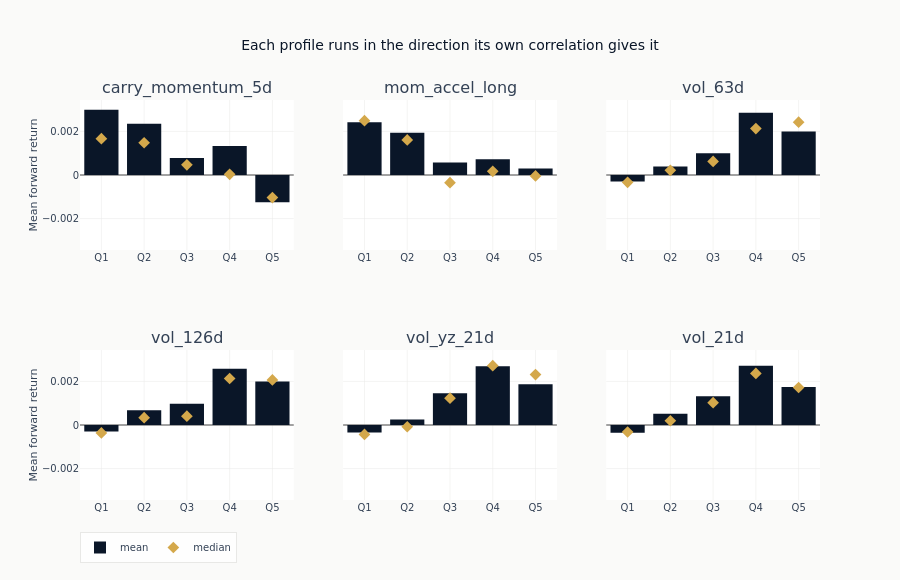

Notebook source saved alongside this figure:
### Code cell
if quantile_spreads:
    n_show = min(SHAPE_SHOWN, len(quantile_spreads))
    feats_to_show = list(quantile_spreads.keys())[:n_show]
    n_rows_fig = (n_show + 2) // 3
    fig = make_subplots(rows=n_rows_fig, cols=3, subplot_titles=feats_to_show, shared_yaxes=True)
    for idx, feat in enumerate(feats_to_show):
        r, c = divmod(idx, 3)
        fig.add_trace(
            go.Bar(
                x=QUANTILE_LABELS,
                y=quantile_spreads[feat]["q_means"],
                marker_color=COLORS["blue"],
                name="mean",
                legendgroup="mean",
                showlegend=idx == 0,
            ),
            row=r + 1,
            col=c + 1,
        )
        fig.add_trace(
            go.Scatter(
                x=QUANTILE_LABELS,
                y=quantile_spreads[feat]["q_medians"],
                mode="markers",
                marker=dict(color=COLORS["amber"], size=9, symbol="diamond"),
                name="median",
                legendgroup="median",
                showlegend=idx == 0,
            ),
            row=r + 1,
            col=c + 1,
        )
    # One y range across the panels: the point of the panels side by side is that their
    # heights are comparable, which independent auto-scaling would destroy.
    span = max(
        abs(value)
        for feat in feats_to_show
        for key in ("q_means", "q_medians")
        for value in quantile_spreads[feat][key]
    )
    fig.update_yaxes(range=[-1.15 * span, 1.15 * span])
    fig.update_yaxes(title_text="Mean forward return", col=1)
    fig.update_layout(
        template="ml4t",
        height=260 * n_rows_fig + 60,
        width=900,
        title_text="Each profile runs in the direction its own correlation gives it",
        legend=dict(orientation="h", y=-0.08),
    )
    show_plotly_with_alt(
        fig,
        "A grid of small bar charts, one per feature, each showing mean forward return across "
        "the five quintiles of that feature from Q1 to Q5, with a diamond marking the median "
        "beside every bar. All panels share one vertical scale. The volatility features step "
        "upward from Q1 to Q5 and the carry-momentum features step downward, each matching the "
        "sign of its own rank correlation, and the medians track the means. The profiles are "
        "close to monotonic rather than driven by one extreme quintile.",
    )

### Figure 1 — Plotly figure (JSON) as saved in the notebook; plotly's stock layout.template omitted (floating-point values rounded to 4 significant figures)
{"data": [{"legendgroup": "mean", "marker": {"color": "#0a1628"}, "name": "mean", "showlegend": true, "type": "bar", "x": ["Q1", "Q2", "Q3", "Q4", "Q5"], "xaxis": "x", "y": [0.002992, 0.00235, 0.0007819, 0.001327, -0.001255], "yaxis": "y"}, {"legendgroup": "median", "marker": {"color": "#D4A84B", "size": 9, "symbol": "diamond"}, "mode": "markers", "name": "median", "showlegend": true, "type": "scatter", "x": ["Q1", "Q2", "Q3", "Q4", "Q5"], "xaxis": "x", "y": [0.001666, 0.001479, 0.0004653, 3.232e-05, -0.001036], "yaxis": "y"}, {"legendgroup": "mean", "marker": {"color": "#0a1628"}, "name": "mean", "showlegend": false, "type": "bar", "x": ["Q1", "Q2", "Q3", "Q4", "Q5"], "xaxis": "x2", "y": [0.002416, 0.001942, 0.0005718, 0.0007251, 0.0003], "yaxis": "y2"}, {"legendgroup": "median", "marker": {"color": "#D4A84B", "size": 9, "symbol": "diamond"}, "mode": "markers", "name": "median", "showlegend": false, "type": "scatter", "x": ["Q1", "Q2", "Q3", "Q4", "Q5"], "xaxis": "x2", "y": [0.00249, 0.00161, -0.0003525, 0.0001691, -4.311e-05], "yaxis": "y2"}, {"legendgroup": "mean", "marker": {"color": "#0a1628"}, "name": "mean", "showlegend": false, "type": "bar", "x": ["Q1", "Q2", "Q3", "Q4", "Q5"], "xaxis": "x3", "y": [-0.0002988, 0.0003872, 0.0009923, 0.002862, 0.001996], "yaxis": "y3"}, {"legendgroup": "median", "marker": {"color": "#D4A84B", "size": 9, "symbol": "diamond"}, "mode": "markers", "name": "median", "showlegend": false, "type": "scatter", "x": ["Q1", "Q2", "Q3", "Q4", "Q5"], "xaxis": "x3", "y": [-0.0003369, 0.0002136, 0.0006216, 0.00213, 0.002422], "yaxis": "y3"}, {"legendgroup": "mean", "marker": {"color": "#0a1628"}, "name": "mean", "showlegend": false, "type": "bar", "x": ["Q1", "Q2", "Q3", "Q4", "Q5"], "xaxis": "x4", "y": [-0.0003033, 0.0006803, 0.0009751, 0.002581, 0.001995], "yaxis": "y4"}, {"legendgroup": "median", "marker": {"color": "#D4A84B", "size": 9, "symbol": "diamond"}, "mode": "markers", "name": "median", "showlegend": false, "type": "scatter", "x": ["Q1", "Q2", "Q3", "Q4", "Q5"], "xaxis": "x4", "y": [-0.0003624, 0.0003348, 0.0004036, 0.002133, 0.002067], "yaxis": "y4"}, {"legendgroup": "mean", "marker": {"color": "#0a1628"}, "name": "mean", "showlegend": false, "type": "bar", "x": ["Q1", "Q2", "Q3", "Q4", "Q5"], "xaxis": "x5", "y": [-0.0003422, 0.0002529, 0.001453, 0.0027, 0.001875], "yaxis": "y5"}, {"legendgroup": "median", "marker": {"color": "#D4A84B", "size": 9, "symbol": "diamond"}, "mode": "markers", "name": "median", "showlegend": false, "type": "scatter", "x": ["Q1", "Q2", "Q3", "Q4", "Q5"], "xaxis": "x5", "y": [-0.0004309, -8.108e-05, 0.001233, 0.002721, 0.002312], "yaxis": "y5"}, {"legendgroup": "mean", "marker": {"color": "#0a1628"}, "name": "mean", "showlegend": false, "type": "bar", "x": ["Q1", "Q2", "Q3", "Q4", "Q5"], "xaxis": "x6", "y": [-0.0003597, 0.000511, 0.00132, 0.002719, 0.001746], "yaxis": "y6"}, {"legendgroup": "median", "marker": {"color": "#D4A84B", "size": 9, "symbol": "diamond"}, "mode": "markers", "name": "median", "showlegend": false, "type": "scatter", "x": ["Q1", "Q2", "Q3", "Q4", "Q5"], "xaxis": "x6", "y": [-0.0003212, 0.0001944, 0.001024, 0.002367, 0.00172], "yaxis": "y6"}], "layout": {"annotations": [{"font": {"size": 16}, "showarrow": false, "text": "carry_momentum_5d", "x": 0.1444, "xanchor": "center", "xref": "paper", "y": 1.0, "yanchor": "bottom", "yref": "paper"}, {"font": {"size": 16}, "showarrow": false, "text": "mom_accel_long", "x": 0.5, "xanchor": "center", "xref": "paper", "y": 1.0, "yanchor": "bottom", "yref": "paper"}, {"font": {"size": 16}, "showarrow": false, "text": "vol_63d", "x": 0.8556, "xanchor": "center", "xref": "paper", "y": 1.0, "yanchor": "bottom", "yref": "paper"}, {"font": {"size": 16}, "showarrow": false, "text": "vol_126d", "x": 0.1444, "xanchor": "center", "xref": "paper", "y": 0.375, "yanchor": "bottom", "yref": "paper"}, {"font": {"size": 16}, "showarrow": false, "text": "vol_yz_21d", "x": 0.5, "xanchor": "center", "xref": "paper", "y": 0.375, "yanchor": "bottom", "yref": "paper"}, {"font": {"size": 16}, "showarrow": false, "text": "vol_21d", "x": 0.8556, "xanchor": "center", "xref": "paper", "y": 0.375, "yanchor": "bottom", "yref": "paper"}], "height": 580, "legend": {"orientation": "h", "y": -0.08}, "title": {"text": "Each profile runs in the direction its own correlation gives it"}, "width": 900, "xaxis": {"anchor": "y", "domain": [0.0, 0.2889]}, "xaxis2": {"anchor": "y2", "domain": [0.3556, 0.6444]}, "xaxis3": {"anchor": "y3", "domain": [0.7111, 1.0]}, "xaxis4": {"anchor": "y4", "domain": [0.0, 0.2889]}, "xaxis5": {"anchor": "y5", "domain": [0.3556, 0.6444]}, "xaxis6": {"anchor": "y6", "domain": [0.7111, 1.0]}, "yaxis": {"anchor": "x", "domain": [0.625, 1.0], "range": [-0.003441, 0.003441], "title": {"text": "Mean forward return"}}, "yaxis2": {"anchor": "x2", "domain": [0.625, 1.0], "matches": "y", "range": [-0.003441, 0.003441], "showticklabels": false}, "yaxis3": {"anchor": "x3", "domain": [0.625, 1.0], "matches": "y", "range": [-0.003441, 0.003441], "showticklabels": false}, "yaxis4": {"anchor": "x4", "domain": [0.0, 0.375], "range": [-0.003441, 0.003441], "title": {"text": "Mean forward return"}}, "yaxis5": {"anchor": "x5", "domain": [0.0, 0.375], "matches": "y4", "range": [-0.003441, 0.003441], "showticklabels": false}, "yaxis6": {"anchor": "x6", "domain": [0.0, 0.375], "matches": "y4", "range": [-0.003441, 0.003441], "showticklabels": false}}}
